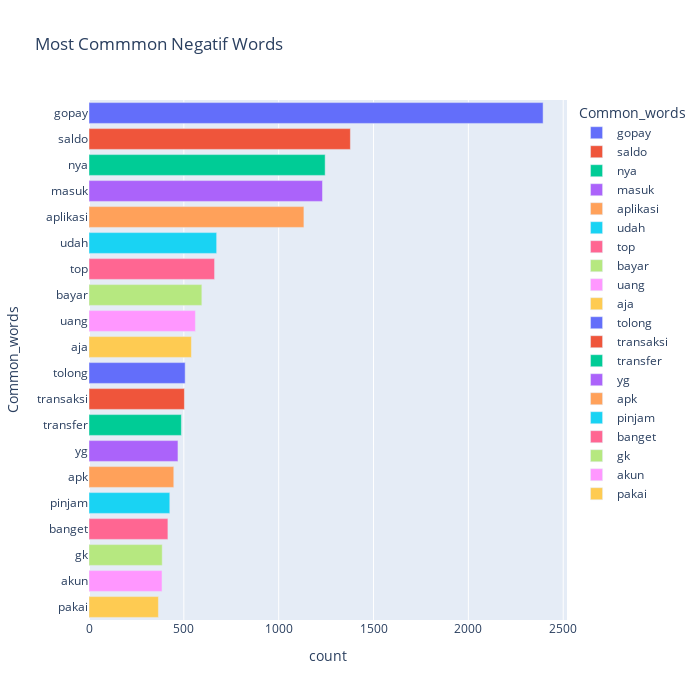

Notebook cell for this chart:
### Code cell
fig = px.bar(negatif, x="count", y="Common_words", title='Most Commmon Negatif Words', orientation='h', 
             width=700, height=700,color='Common_words')
fig.show()

### Figure 1 — Plotly figure (JSON) as saved in the notebook; plotly's stock layout.template omitted (floating-point values rounded to 4 significant figures)
{"data": [{"hovertemplate": "Common_words=%{y}<br>count=%{x}<extra></extra>", "legendgroup": "gopay", "marker": {"color": "#636efa", "pattern": {"shape": ""}}, "name": "gopay", "orientation": "h", "showlegend": true, "textposition": "auto", "type": "bar", "x": [2394], "xaxis": "x", "y": ["gopay"], "yaxis": "y"}, {"hovertemplate": "Common_words=%{y}<br>count=%{x}<extra></extra>", "legendgroup": "saldo", "marker": {"color": "#EF553B", "pattern": {"shape": ""}}, "name": "saldo", "orientation": "h", "showlegend": true, "textposition": "auto", "type": "bar", "x": [1378], "xaxis": "x", "y": ["saldo"], "yaxis": "y"}, {"hovertemplate": "Common_words=%{y}<br>count=%{x}<extra></extra>", "legendgroup": "nya", "marker": {"color": "#00cc96", "pattern": {"shape": ""}}, "name": "nya", "orientation": "h", "showlegend": true, "textposition": "auto", "type": "bar", "x": [1245], "xaxis": "x", "y": ["nya"], "yaxis": "y"}, {"hovertemplate": "Common_words=%{y}<br>count=%{x}<extra></extra>", "legendgroup": "masuk", "marker": {"color": "#ab63fa", "pattern": {"shape": ""}}, "name": "masuk", "orientation": "h", "showlegend": true, "textposition": "auto", "type": "bar", "x": [1231], "xaxis": "x", "y": ["masuk"], "yaxis": "y"}, {"hovertemplate": "Common_words=%{y}<br>count=%{x}<extra></extra>", "legendgroup": "aplikasi", "marker": {"color": "#FFA15A", "pattern": {"shape": ""}}, "name": "aplikasi", "orientation": "h", "showlegend": true, "textposition": "auto", "type": "bar", "x": [1133], "xaxis": "x", "y": ["aplikasi"], "yaxis": "y"}, {"hovertemplate": "Common_words=%{y}<br>count=%{x}<extra></extra>", "legendgroup": "udah", "marker": {"color": "#19d3f3", "pattern": {"shape": ""}}, "name": "udah", "orientation": "h", "showlegend": true, "textposition": "auto", "type": "bar", "x": [673], "xaxis": "x", "y": ["udah"], "yaxis": "y"}, {"hovertemplate": "Common_words=%{y}<br>count=%{x}<extra></extra>", "legendgroup": "top", "marker": {"color": "#FF6692", "pattern": {"shape": ""}}, "name": "top", "orientation": "h", "showlegend": true, "textposition": "auto", "type": "bar", "x": [662], "xaxis": "x", "y": ["top"], "yaxis": "y"}, {"hovertemplate": "Common_words=%{y}<br>count=%{x}<extra></extra>", "legendgroup": "bayar", "marker": {"color": "#B6E880", "pattern": {"shape": ""}}, "name": "bayar", "orientation": "h", "showlegend": true, "textposition": "auto", "type": "bar", "x": [595], "xaxis": "x", "y": ["bayar"], "yaxis": "y"}, {"hovertemplate": "Common_words=%{y}<br>count=%{x}<extra></extra>", "legendgroup": "uang", "marker": {"color": "#FF97FF", "pattern": {"shape": ""}}, "name": "uang", "orientation": "h", "showlegend": true, "textposition": "auto", "type": "bar", "x": [561], "xaxis": "x", "y": ["uang"], "yaxis": "y"}, {"hovertemplate": "Common_words=%{y}<br>count=%{x}<extra></extra>", "legendgroup": "aja", "marker": {"color": "#FECB52", "pattern": {"shape": ""}}, "name": "aja", "orientation": "h", "showlegend": true, "textposition": "auto", "type": "bar", "x": [540], "xaxis": "x", "y": ["aja"], "yaxis": "y"}, {"hovertemplate": "Common_words=%{y}<br>count=%{x}<extra></extra>", "legendgroup": "tolong", "marker": {"color": "#636efa", "pattern": {"shape": ""}}, "name": "tolong", "orientation": "h", "showlegend": true, "textposition": "auto", "type": "bar", "x": [507], "xaxis": "x", "y": ["tolong"], "yaxis": "y"}, {"hovertemplate": "Common_words=%{y}<br>count=%{x}<extra></extra>", "legendgroup": "transaksi", "marker": {"color": "#EF553B", "pattern": {"shape": ""}}, "name": "transaksi", "orientation": "h", "showlegend": true, "textposition": "auto", "type": "bar", "x": [503], "xaxis": "x", "y": ["transaksi"], "yaxis": "y"}, {"hovertemplate": "Common_words=%{y}<br>count=%{x}<extra></extra>", "legendgroup": "transfer", "marker": {"color": "#00cc96", "pattern": {"shape": ""}}, "name": "transfer", "orientation": "h", "showlegend": true, "textposition": "auto", "type": "bar", "x": [487], "xaxis": "x", "y": ["transfer"], "yaxis": "y"}, {"hovertemplate": "Common_words=%{y}<br>count=%{x}<extra></extra>", "legendgroup": "yg", "marker": {"color": "#ab63fa", "pattern": {"shape": ""}}, "name": "yg", "orientation": "h", "showlegend": true, "textposition": "auto", "type": "bar", "x": [469], "xaxis": "x", "y": ["yg"], "yaxis": "y"}, {"hovertemplate": "Common_words=%{y}<br>count=%{x}<extra></extra>", "legendgroup": "apk", "marker": {"color": "#FFA15A", "pattern": {"shape": ""}}, "name": "apk", "orientation": "h", "showlegend": true, "textposition": "auto", "type": "bar", "x": [447], "xaxis": "x", "y": ["apk"], "yaxis": "y"}, {"hovertemplate": "Common_words=%{y}<br>count=%{x}<extra></extra>", "legendgroup": "pinjam", "marker": {"color": "#19d3f3", "pattern": {"shape": ""}}, "name": "pinjam", "orientation": "h", "showlegend": true, "textposition": "auto", "type": "bar", "x": [426], "xaxis": "x", "y": ["pinjam"], "yaxis": "y"}, {"hovertemplate": "Common_words=%{y}<br>count=%{x}<extra></extra>", "legendgroup": "banget", "marker": {"color": "#FF6692", "pattern": {"shape": ""}}, "name": "banget", "orientation": "h", "showlegend": true, "textposition": "auto", "type": "bar", "x": [416], "xaxis": "x", "y": ["banget"], "yaxis": "y"}, {"hovertemplate": "Common_words=%{y}<br>count=%{x}<extra></extra>", "legendgroup": "gk", "marker": {"color": "#B6E880", "pattern": {"shape": ""}}, "name": "gk", "orientation": "h", "showlegend": true, "textposition": "auto", "type": "bar", "x": [386], "xaxis": "x", "y": ["gk"], "yaxis": "y"}, {"hovertemplate": "Common_words=%{y}<br>count=%{x}<extra></extra>", "legendgroup": "akun", "marker": {"color": "#FF97FF", "pattern": {"shape": ""}}, "name": "akun", "orientation": "h", "showlegend": true, "textposition": "auto", "type": "bar", "x": [385], "xaxis": "x", "y": ["akun"], "yaxis": "y"}, {"hovertemplate": "Common_words=%{y}<br>count=%{x}<extra></extra>", "legendgroup": "pakai", "marker": {"color": "#FECB52", "pattern": {"shape": ""}}, "name": "pakai", "orientation": "h", "showlegend": true, "textposition": "auto", "type": "bar", "x": [366], "xaxis": "x", "y": ["pakai"], "yaxis": "y"}], "layout": {"barmode": "relative", "height": 700, "legend": {"title": {"text": "Common_words"}, "tracegroupgap": 0}, "title": {"text": "Most Commmon Negatif Words"}, "width": 700, "xaxis": {"anchor": "y", "domain": [0, 1], "title": {"text": "count"}}, "yaxis": {"anchor": "x", "categoryarray": ["pakai", "akun", "gk", "banget", "pinjam", "apk", "yg", "transfer", "transaksi", "tolong", "aja", "uang", "bayar", "top", "udah", "aplikasi", "masuk", "nya", "saldo", "gopay"], "categoryorder": "array", "domain": [0, 1], "title": {"text": "Common_words"}}}}
